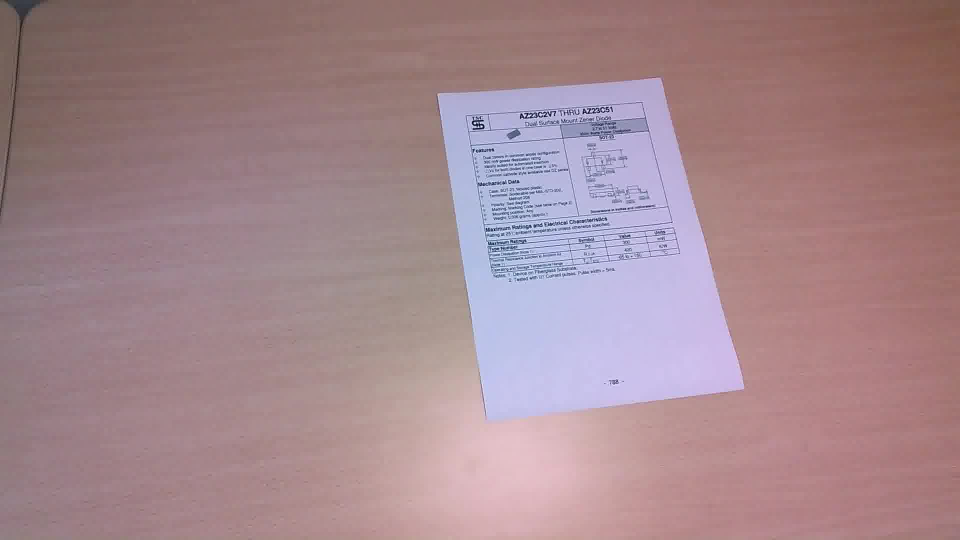
#> input picture tests/real_samples/background01_datasheet001_frame_0118.jpeg, 1920 x 1080 px (shown at 1/2 size); its folder holds only this picture in this run
$ python eval_real_samples.py   (older library calls are emulated)
#> lines starting #> are read from the running program, lines starting #| are printed output that depends on the picture; after the words box and inside, x2 and y2 are one past the last pixel; in counts of white or black regions, pixels touching at a corner belong together
### corner_detector/preprocessing.py
"""
Image preprocessing utilities shared by both the classical and deep
learning detection paths.

Everything here is intentionally lossless with respect to geometry: any
resizing is tracked with a scale factor so corner coordinates can always be
mapped back to the original, full-resolution image.
"""
from dataclasses import dataclass

import cv2
import numpy as np


# Working resolution for detection. Detection runs on a downscaled copy for
# speed and to normalize the effect of parameters (kernel sizes, Canny
# thresholds) across wildly different input resolutions. Corners are mapped
# back to the original image afterwards, so this does not cost accuracy.
DETECTION_MAX_DIM = 1000


@dataclass
class PreparedImage:
    original: np.ndarray        # full-resolution BGR image, untouched
    resized: np.ndarray         # BGR image resized for detection
    scale: float                # multiply resized-image coords by this to get original coords
    gray: np.ndarray            # grayscale, resized
    blurred: np.ndarray         # denoised grayscale, resized
    adaptive_thresh: np.ndarray # adaptive threshold binary image, resized


def prepare_image(img: np.ndarray, max_dim: int = DETECTION_MAX_DIM) -> PreparedImage:
    """Run the shared preprocessing pipeline on a loaded BGR image."""
    if img is None:
        raise ValueError("prepare_image received None — check that the image loaded correctly")

    h, w = img.shape[:2]
    longest_side = max(h, w)
    scale = 1.0
    resized = img
    if longest_side > max_dim:
        scale = longest_side / float(max_dim)
        new_w, new_h = int(round(w / scale)), int(round(h / scale))
        resized = cv2.resize(img, (new_w, new_h), interpolation=cv2.INTER_AREA)

    gray = cv2.cvtColor(resized, cv2.COLOR_BGR2GRAY)
    blurred = cv2.GaussianBlur(gray, (5, 5), 0)
    adaptive = cv2.adaptiveThreshold(
        blurred, 255,
        cv2.ADAPTIVE_THRESH_GAUSSIAN_C,
        cv2.THRESH_BINARY, 11, 2,
    )

    return PreparedImage(
        original=img,
        resized=resized,
        scale=scale,
        gray=gray,
        blurred=blurred,
        adaptive_thresh=adaptive,
    )


# [5 lines left out: function load_image, not called in this run]

### corner_detector/classical_detection.py
"""
Fast path: classical CV document detection.

Per-channel Canny union -> dilate -> convex hull -> polygon approximation
-> confidence scoring. This handles clean, well-lit photos of documents on
a contrasting background. It is cheap, so we always try it first and only
fall back to the deep learning path (deep_fallback.py) when it fails or
scores low confidence.

Note on the per-channel + convex-hull combination below: this replaced an
earlier single-grayscale-Canny version after real-photo testing (SmartDoc
2015 samples) showed it fragmenting document boundaries into 100-300+
tiny contours on textured backgrounds (wood grain, desk clutter) — mean
IoU 0.161, 13/18 frames undetected. Root cause: converting to grayscale
before edge detection throws away color contrast that's often the only
real signal between white paper and a similarly-lit surface. Running
Canny separately on each B/G/R channel and taking the union recovers
that signal (mean IoU 0.650 on the same 18 photos — see
tests/eval_real_samples.py). The remaining piece — taking the convex hull
of each candidate *before* measuring area or running approxPolyDP — fixes
a separate issue where dilation bridges scattered edge fragments into one
sprawling, non-convex connected component whose raw polygon area
computes to near-zero via the shoelace formula even though its bounding
box matches the true document almost exactly. The hull recovers the
actual document-shaped region from that fragment cloud.
"""
from dataclasses import dataclass
from typing import Optional

import cv2
import numpy as np

from .corner_utils import order_points
from .preprocessing import PreparedImage

# Confidence below this triggers the HED fallback in the pipeline.
CONFIDENCE_THRESHOLD = 0.6

# A detected quadrilateral must cover at least this fraction of the frame
# to plausibly be "the document" rather than a shadow, a piece of furniture,
# or noise. Real-world document photos are rarely framed looser than this.
MIN_AREA_RATIO = 0.05
MAX_AREA_RATIO = 0.98

# Interior angles of a document corner should be close to 90 degrees.
# Real photos have perspective distortion, so we allow a wide tolerance
# rather than requiring a true rectangle.
ANGLE_TOLERANCE_DEG = 35

# Canny/adaptive-threshold both have border-handling artifacts — the
# convolution padding at the very edge of the frame can register as a
# spurious "edge", which approxPolyDP then happily turns into a
# deceptively clean, high-confidence quadrilateral that's actually just
# the picture frame, not the document. If 2+ corners of a candidate sit
# right on the image border, treat it as this artifact and reject it
# outright rather than trusting the angle/area score.
BORDER_MARGIN_FRAC = 0.012

# A real document edge is a genuine intensity step in the raw grayscale
# image. In principle this could double-check a candidate independently
# of how its edge map was produced — but on very noisy, low-contrast
# photos this signal is itself too noisy to threshold reliably (tested:
# it scored a genuine-but-slightly-offset detection lower than an actual
# artifact in stress testing). Kept as a diagnostic you can log or
# inspect manually, not as an automatic gate — see README known
# limitations for the real-world implication.


@dataclass
class ClassicalResult:
    corners: Optional[np.ndarray]  # (4, 2) float32, in *resized* image coords, or None
    confidence: float
    reason: str  # human-readable explanation, useful for logging/debugging


def _angle_between(p0, p1, p2) -> float:
    """Interior angle at p1, formed by rays p1->p0 and p1->p2, in degrees."""
    v1 = p0.astype(np.float64) - p1.astype(np.float64)
    v2 = p2.astype(np.float64) - p1.astype(np.float64)
    denom = (np.linalg.norm(v1) * np.linalg.norm(v2)) or 1e-6
    cos_angle = np.clip(np.dot(v1, v2) / denom, -1.0, 1.0)
    return float(np.degrees(np.arccos(cos_angle)))


# [22 lines left out: function edge_gradient_support, not called in this run]


def _corners_hugging_border(quad: np.ndarray, frame_shape) -> bool:
    """True if 2+ corners sit within BORDER_MARGIN_FRAC of the frame edge —
    almost always a Canny/threshold border artifact, not a real document."""
    h, w = frame_shape[:2]
    margin_x, margin_y = w * BORDER_MARGIN_FRAC, h * BORDER_MARGIN_FRAC
    hugging = 0
    for x, y in quad:
        if x <= margin_x or x >= w - margin_x or y <= margin_y or y >= h - margin_y:
            hugging += 1
    return hugging >= 2


def score_quad(quad: np.ndarray, frame_area: float, frame_shape=None) -> float:
    """Return a 0-1 confidence that `quad` (4x2 points) is a real document."""
    area = cv2.contourArea(quad.astype(np.float32))
    area_ratio = area / frame_area if frame_area else 0.0

    if not (MIN_AREA_RATIO <= area_ratio <= MAX_AREA_RATIO):
        return 0.0
    if not cv2.isContourConvex(quad.astype(np.int32)):
        return 0.0
    if frame_shape is not None and _corners_hugging_border(quad, frame_shape):
        return 0.0

    angles = [
        _angle_between(quad[(i - 1) % 4], quad[i], quad[(i + 1) % 4])
        for i in range(4)
    ]
    max_dev = max(abs(a - 90.0) for a in angles)
    angle_score = max(0.0, 1.0 - max_dev / ANGLE_TOLERANCE_DEG)
    if max_dev > ANGLE_TOLERANCE_DEG:
        return 0.0

    # Reward quads that fill a healthy portion of the frame without
    # penalizing area beyond a reasonable point.
    area_score = min(1.0, area_ratio / 0.5)

    return float(round(0.7 * angle_score + 0.3 * area_score, 3))


def detect(prepared: PreparedImage) -> ClassicalResult:
    # Blur first, then split channels and run Canny on each separately —
    # a document edge that's washed out in grayscale (paper vs. a
    # similarly-lit wood desk, for example) is often still clearly visible
    # in at least one color channel. Union recovers that signal.
    blurred = cv2.GaussianBlur(prepared.resized, (5, 5), 0)
    b, g, r = cv2.split(blurred)
    edges = cv2.Canny(b, 50, 150) | cv2.Canny(g, 50, 150) | cv2.Canny(r, 50, 150)

    kernel = np.ones((5, 5), np.uint8)
    dilated = cv2.dilate(edges, kernel, iterations=1)
    # Closing small gaps left by shadows/folds before contour extraction.
    closed = cv2.morphologyEx(dilated, cv2.MORPH_CLOSE, kernel, iterations=2)

    contours, _ = cv2.findContours(closed, cv2.RETR_EXTERNAL, cv2.CHAIN_APPROX_SIMPLE)
    if not contours:
        return ClassicalResult(None, 0.0, "no contours found")

    frame_area = prepared.resized.shape[0] * prepared.resized.shape[1]
    # Dilation can bridge scattered edge fragments into one sprawling,
    # non-convex connected component. Its raw contour area is meaningless
    # (can compute near-zero via the shoelace formula on a branching
    # shape even when the fragments trace the real document boundary) —
    # take the convex hull first, which recovers the actual document-
    # shaped region, then rank and approximate on that.
    hulls = [cv2.convexHull(c) for c in contours]
    hulls = sorted(hulls, key=cv2.contourArea, reverse=True)[:5]

    best_quad, best_score = None, 0.0
    for hull in hulls:
        perimeter = cv2.arcLength(hull, True)
        # Try a small range of epsilon values — a single fixed epsilon is
        # the most common reason approxPolyDP misses documents with
        # slightly rounded corners or a bit of edge noise from a fold.
        for eps_frac in (0.01, 0.02, 0.03, 0.04, 0.05, 0.07):
            approx = cv2.approxPolyDP(hull, eps_frac * perimeter, True)
            if len(approx) != 4:
                continue
            quad = approx.reshape(4, 2).astype(np.float32)
            score = score_quad(quad, frame_area, prepared.resized.shape)
            if score > best_score:
                best_quad, best_score = quad, score

    if best_quad is None:
        return ClassicalResult(None, 0.0, "no 4-point polygon passed shape/area/angle checks")

    return ClassicalResult(best_quad, best_score, f"classical detection, confidence {best_score}")


# GrabCut refinement radii, in resized-image pixels (prepared.resized is
# capped at DETECTION_MAX_DIM, so these don't need to scale with input size).
_GRABCUT_SURE_BG_DILATE = 161
_GRABCUT_CORE_EROSION = 25


# [105 lines left out: function refine_with_grabcut, not called in this run]


# How far outward (as a fraction of the frame's larger dimension) each edge
# is allowed to search for a real boundary beyond the current detection.
# Bounded deliberately: this is a local refinement of an already-confident
# quad, not a search over the whole frame.
_EDGE_SNAP_MAX_SEARCH_FRAC = 0.2

# A candidate position only counts as a real edge if at least this fraction
# of the cross-section (the span between the two corners on that side)
# shows a band-pass response there — rejects single-point noise hits while
# still tolerating gaps from text/marks/torn edges along the line.
_EDGE_SNAP_SUSTAIN_FRAC = 0.35

# A qualifying position also has to be part of a run of at least this many
# *consecutive* qualifying steps to count as a real boundary line, not an
# isolated blip. Found necessary after testing on the SmartDoc benchmark:
# an unrelated desk seam produced a brief 2-3px response that scored above
# _EDGE_SNAP_SUSTAIN_FRAC and, being farther out than the true (already
# correctly detected) edge, got wrongly adopted as an "extension" — collapsing
# one near-perfect detection (IoU 0.977 -> 0.732). The genuine shadow-edge
# case this function targets was a run of ~20 consecutive rows, not 2-3, so
# this distinguishes them on the strength/width of the physical evidence
# itself rather than tuning against the outcome metric.
_EDGE_SNAP_MIN_RUN = 6

# Band-pass threshold: difference between a narrow (3px) and wide (21px)
# box blur of grayscale, in intensity levels. Tuned to the shadow-edge
# transition width measured on the motivating case (~15-25px on the
# original photo) — see snap_edges_to_shadow_boundary's docstring.
_EDGE_SNAP_BAND_THRESHOLD = 12


# [108 lines left out: functions _bandpass_edge_mask, _scan_for_edge, snap_edges_to_shadow_boundary, not called in this run]

### corner_detector/pipeline.py
"""
DocumentCornerDetector — the single entry point client code should use.

Runs classical detection first (fast). If confident (>= CONFIDENCE_THRESHOLD),
also runs HU-PageScan as a cheap sanity check and overrides classical only
if PageScan is both reasonably confident AND finds a notably larger region
— the specific signature of classical confidently cutting off real content
(see pipeline_notes below). HED is deliberately excluded from overriding
the shortcut: real testing showed it runs high-confidence even when wrong
more often than the other two paths, so letting it compete on raw
confidence alone made results worse, not better (validated: reduced mean
IoU on a real 18-photo benchmark from 0.663 to 0.601 — reverted).

If classical isn't confident, all three paths are compared and the
highest-scoring candidate wins, same as before.

KNOWN LIMITATION (found while testing against a real client photo): this
override rule uses total quad area to detect "classical cut off content",
but a case exists where classical missed real content (a document title)
while its total area was actually *smaller* than the correct answer by
only ~2% — nowhere near the area-ratio threshold below. Area alone can't
reliably detect this failure mode; it would need a check that specifically
looks for missed content near detected edges, which isn't implemented
here yet. Flagging honestly rather than claiming this is solved.

Always returns corners in the *original* image's coordinate space,
ordered [top-left, top-right, bottom-right, bottom-left].
"""
from dataclasses import dataclass
from typing import Optional

import cv2
import numpy as np

from . import classical_detection, content_region_fallback, deep_fallback, pagescan_fallback
from .corner_utils import order_points, scale_corners
from .perspective import four_point_transform
from .preprocessing import load_image, prepare_image

# How much larger (by area) PageScan's candidate must be than classical's
# to override the classical shortcut. See KNOWN LIMITATION above — this
# threshold does not catch every case where classical drops real content.
PAGESCAN_OVERRIDE_AREA_RATIO = 1.15
PAGESCAN_OVERRIDE_MIN_CONFIDENCE = 0.5


@dataclass
class DetectionResult:
    corners: Optional[np.ndarray]  # (4, 2) float32 in original-image coordinates, ordered TL/TR/BR/BL
    confidence: float
    method: str          # "classical", "hed", "pagescan", or "none"
    reason: str          # human-readable detail for logging


class DocumentCornerDetector:
    def __init__(self, confidence_threshold: float = classical_detection.CONFIDENCE_THRESHOLD):
        self.confidence_threshold = confidence_threshold

    def detect(self, image: np.ndarray) -> DetectionResult:
        prepared = prepare_image(image)

        classical = classical_detection.detect(prepared)

        if classical.corners is not None and classical.confidence >= self.confidence_threshold:
            snapped_corners = classical_detection.snap_edges_to_shadow_boundary(prepared.gray, classical.corners)
            frame_area = prepared.resized.shape[0] * prepared.resized.shape[1]
            snapped_score = classical_detection.score_quad(snapped_corners, frame_area, prepared.resized.shape)
            if snapped_score >= classical.confidence and cv2.contourArea(snapped_corners) > cv2.contourArea(classical.corners):
                classical = classical_detection.ClassicalResult(
                    snapped_corners, snapped_score,
                    f"{classical.reason} + edge-snapped to shadow boundary, confidence {snapped_score}",
                )

            pagescan = pagescan_fallback.detect(prepared)
            if pagescan.corners is not None and pagescan.confidence >= PAGESCAN_OVERRIDE_MIN_CONFIDENCE:
                classical_area = cv2.contourArea(classical.corners)
                pagescan_area = cv2.contourArea(pagescan.corners)
                if pagescan_area > classical_area * PAGESCAN_OVERRIDE_AREA_RATIO:
                    corners = order_points(scale_corners(pagescan.corners, prepared.scale))
                    reason = f"{pagescan.reason} (overrode classical={classical.confidence:.3f}, notably larger region)"
                    return DetectionResult(corners, pagescan.confidence, "pagescan-override", reason)
            corners = order_points(scale_corners(classical.corners, prepared.scale))
            return DetectionResult(corners, classical.confidence, "classical", classical.reason)

        # Classical wasn't confident enough — compare all three.
        hed = deep_fallback.detect(prepared)
        pagescan = pagescan_fallback.detect(prepared)
        candidates = [
            ("classical", classical.corners, classical.confidence, classical.reason),
            ("hed", hed.corners, hed.confidence, hed.reason),
            ("pagescan", pagescan.corners, pagescan.confidence, pagescan.reason),
        ]
        usable = [c for c in candidates if c[1] is not None and c[2] > 0]
        if not usable:
            reasons = "; ".join(f"{name}: {reason}" for name, _, _, reason in candidates)
            # All three photo-edge-based paths found nothing — possibly
            # because there's no physical page edge to find at all (a flat
            # render/screenshot rather than a camera photo; see
            # content_region_fallback.py). Only tried here, as a genuine
            # last resort: it can only replace a "none" with something
            # useful, never override or compete with a working edge-based
            # detection above.
            content = content_region_fallback.detect(prepared)
            if content.corners is not None:
                corners = order_points(scale_corners(content.corners, prepared.scale))
                return DetectionResult(
                    corners, content.confidence, "content-region",
                    f"{content.reason} (edge-based paths all failed: {reasons})",
                )
            return DetectionResult(None, 0.0, "none", reasons)

        method, corners, confidence, reason = max(usable, key=lambda c: c[2])
        corners = order_points(scale_corners(corners, prepared.scale))
        other_reasons = ", ".join(
            f"{name}={conf:.3f}" for name, c, conf, _ in candidates if c is not None and name != method
        )
        full_reason = f"{reason}" + (f" (also tried: {other_reasons})" if other_reasons else "")
        return DetectionResult(corners, confidence, method, full_reason)

    def detect_from_path(self, image_path: str) -> DetectionResult:
        return self.detect(load_image(image_path))

    # [8 lines left out: function correct, not called in this run]

### corner_detector/corner_utils.py
"""Consistent corner ordering, independent of document rotation."""
import numpy as np


def order_points(pts: np.ndarray) -> np.ndarray:
    """
    Given 4 (x, y) points in any order, return them as
    [top-left, top-right, bottom-right, bottom-left].
    """
    pts = np.asarray(pts, dtype="float32")
    rect = np.zeros((4, 2), dtype="float32")

    s = pts.sum(axis=1)
    rect[0] = pts[np.argmin(s)]   # top-left has the smallest x+y
    rect[2] = pts[np.argmax(s)]   # bottom-right has the largest x+y

    diff = np.diff(pts, axis=1)
    rect[1] = pts[np.argmin(diff)]  # top-right has the smallest y-x
    rect[3] = pts[np.argmax(diff)]  # bottom-left has the largest y-x

    return rect


def scale_corners(corners: np.ndarray, scale: float) -> np.ndarray:
    """Map corners detected on a resized image back to original-image coords."""
    return (corners.astype(np.float64) * scale).astype(np.float32)

### tests/eval_real_samples.py
"""
Runs the detector against real (not synthetic) document photos from the
SmartDoc 2015 - Challenge 1 dataset (CC BY 4.0, Burie et al., ICDAR 2015),
and scores against the dataset's real ground-truth corner coordinates.

This is a genuinely useful stand-in until real client samples arrive:
real cameras, real lighting, real clutter — not synthetic noise.

Source: https://github.com/jchazalon/smartdoc15-ch1-dataset
Citation: J-C. Burie et al., "ICDAR2015 Competition on Smartphone Document
Capture and OCR (SmartDoc)", ICDAR 2015.

Usage:
    python tests/eval_real_samples.py
"""
import csv
import os
import sys

import cv2
import numpy as np

sys.path.insert(0, os.path.join(os.path.dirname(__file__), ".."))

from corner_detector import DocumentCornerDetector
from corner_detector.corner_utils import order_points

SAMPLE_DIR = os.path.join(os.path.dirname(__file__), "real_samples")
GT_CSV = os.path.join(SAMPLE_DIR, "ground_truth.csv")


def load_ground_truth():
    """Map flattened filename -> ordered (4,2) corner array, from the
    dataset's own tl/bl/br/tr columns."""
    gt = {}
    with open(GT_CSV) as f:
        for row in csv.DictReader(f):
            flat_name = row["image_path"].replace("/", "_")
            corners = np.array([
                [float(row["tl_x"]), float(row["tl_y"])],
                [float(row["tr_x"]), float(row["tr_y"])],
                [float(row["br_x"]), float(row["br_y"])],
                [float(row["bl_x"]), float(row["bl_y"])],
            ], dtype=np.float32)
            gt[flat_name] = order_points(corners)
    return gt


# [10 lines left out: function iou_quad, not called in this run]


def run():
    gt = load_ground_truth()
#> (reads tests/real_samples/ground_truth.csv from the repository)
    detector = DocumentCornerDetector()

    print(f"Evaluating against {len(gt)} real photos from SmartDoc 2015 (CC BY 4.0)\n")
    print(f"{'file':45s} {'method':10s} {'conf':6s} {'IoU':6s}")
    print("-" * 75)

    ious, methods = [], {"classical": 0, "hed": 0, "pagescan": 0, "none": 0}
    for fname, truth in sorted(gt.items()):
        path = os.path.join(SAMPLE_DIR, fname)
        if not os.path.isfile(path):
            continue
        img = cv2.imread(path)
#> img is the input picture: shape (1080, 1920, 3); mean B, G, R 142.2, 135.7, 164.4
        result = detector.detect(img)
#> in prepare_image, `resized = cv2.resize(img, (new_w, new_h), interpolation=cv2.INTER_AREA)`:
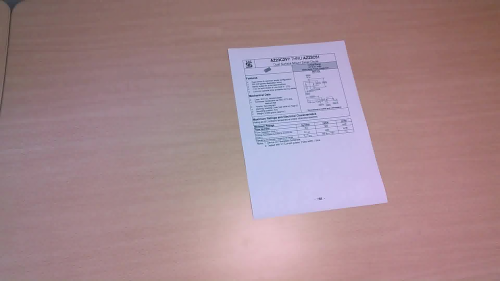
#> resized: shape (562, 1000, 3) (shown at 1/2 size); mean B, G, R 142.2, 135.7, 164.4
#> in prepare_image, `gray = cv2.cvtColor(resized, cv2.COLOR_BGR2GRAY)`:
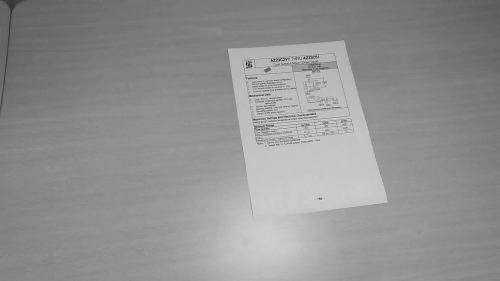
#> gray: shape (562, 1000) (shown at 1/2 size); min 15, max 232, mean 145
#> in prepare_image, `adaptive = cv2.adaptiveThreshold( blurred, 255, cv2.ADAPTIVE_THRESH_GA..`:
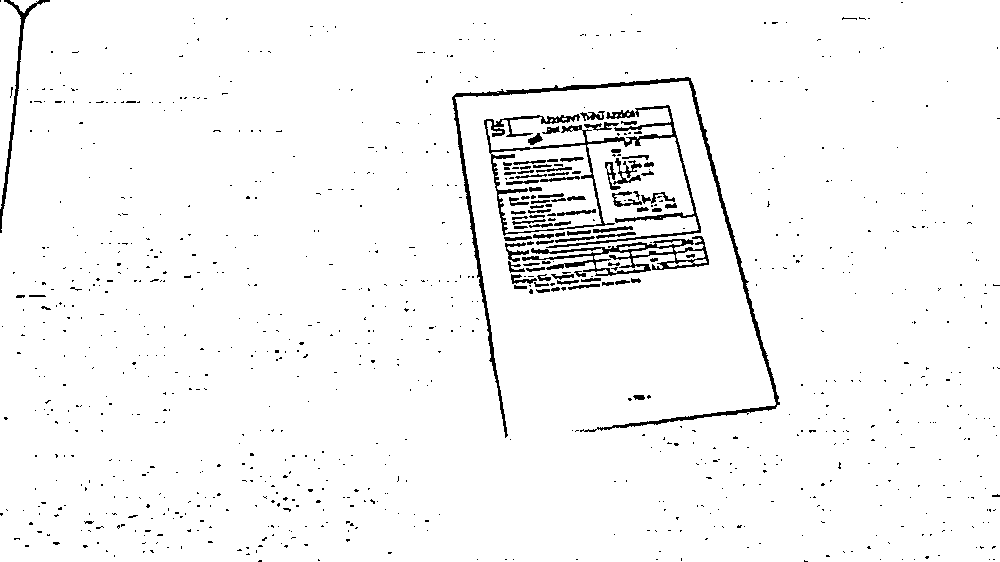
#> adaptive: shape (562, 1000); 96.7% white; 946 black regions (857 under 20 px), largest, box (x1, y1, x2, y2) and area: (452, 77, 780, 438) 4017, (484, 105, 701, 248) 3570, (522, 236, 709, 276) 1978
#> (the rest of the program and of its run is left out)
